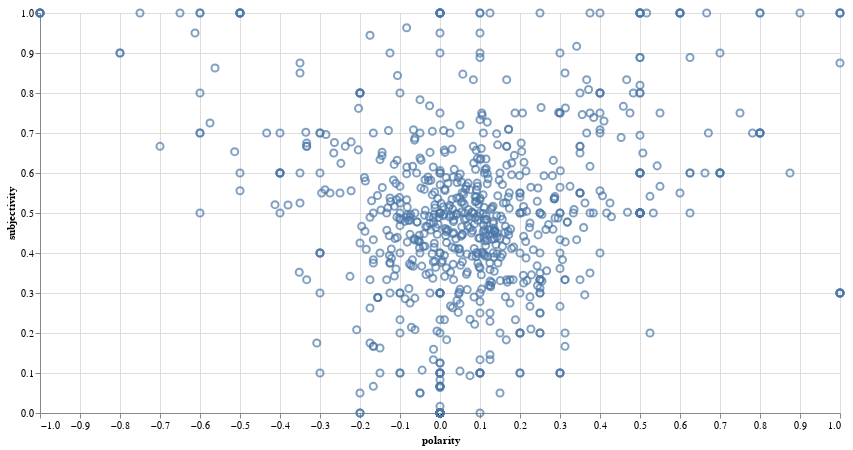

Write notebook code for a chart like this one.
### Code cell
import altair as alt

alt.Chart(df_sentiment.sample(1000)).mark_point(size=50).encode(
    alt.X('polarity'),
    alt.Y('subjectivity'),
    tooltip=['title', 'polarity', 'subjectivity']
).properties(
    width=800,
    height=400
)

### Figure 1 — Vega-Lite specification as saved in the notebook (floating-point values rounded to 4 significant figures; data arrays with more than 128 entries replaced by an {"elided": "..."} marker saying what was removed)
{"config": {"view": {"continuousWidth": 400, "continuousHeight": 300}}, "data": {"name": "data-a86b6a2d06980a08176f67eebbdde1fc"}, "mark": {"type": "point", "size": 50}, "encoding": {"tooltip": [{"type": "nominal", "field": "title"}, {"type": "quantitative", "field": "polarity"}, {"type": "quantitative", "field": "subjectivity"}], "x": {"type": "quantitative", "field": "polarity"}, "y": {"type": "quantitative", "field": "subjectivity"}}, "height": 400, "width": 800, "$schema": "https://vega.github.io/schema/vega-lite/v4.0.2.json", "datasets": {"data-a86b6a2d06980a08176f67eebbdde1fc": {"elided": "1000 records"}}}
